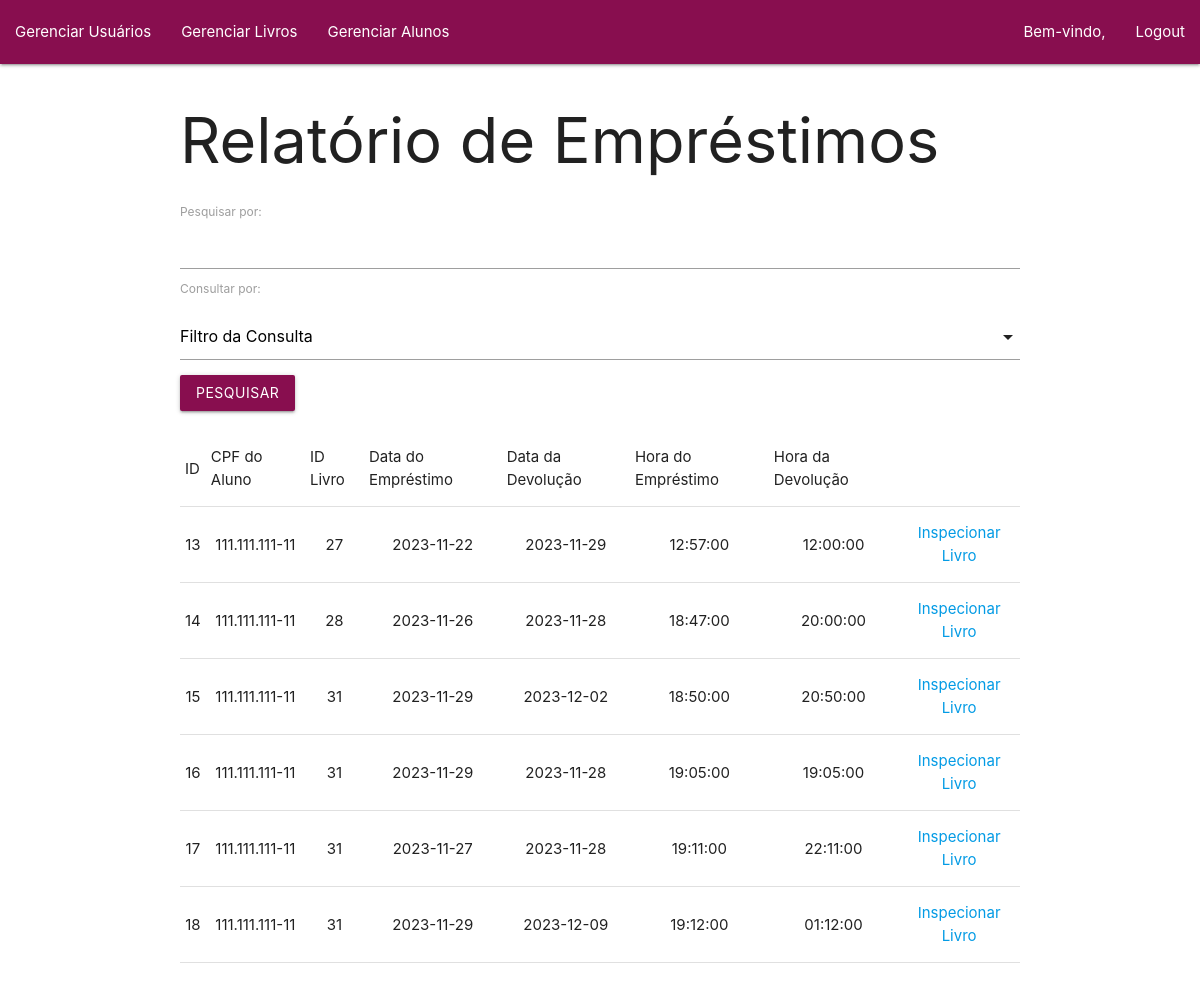
The page /admin/emprestimo_read.php on the database as committed earlier.
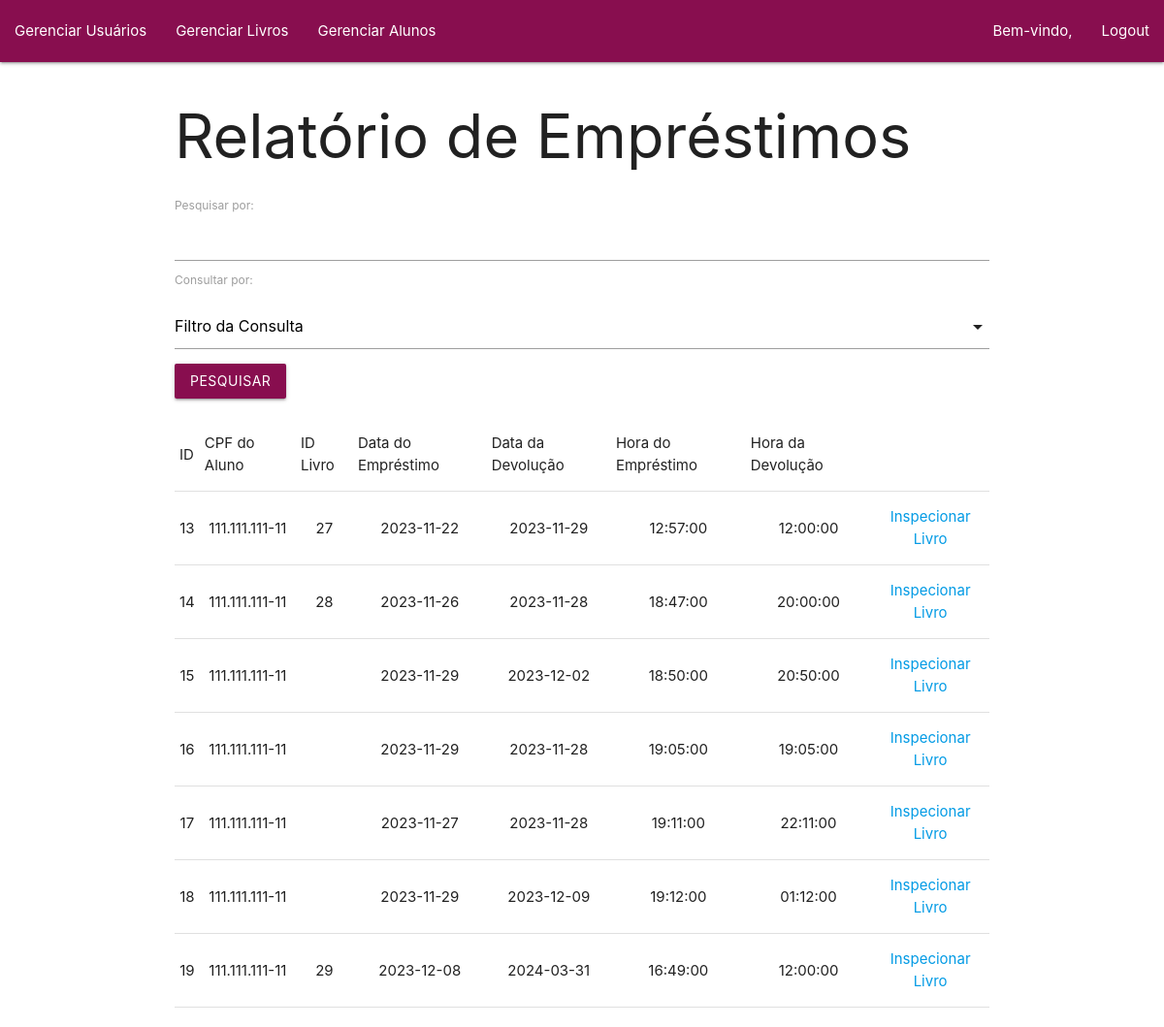
The same page on the database as committed later.
### tables this page shows
CREATE TABLE IF NOT EXISTS `emprestimo` (
  `id_emprestimo` int(11) NOT NULL AUTO_INCREMENT,
  `id_cpf_aluno` varchar(20) DEFAULT NULL,
  `id_livro` int(11) DEFAULT NULL,
  `data_emprestimo` date DEFAULT NULL,
  `data_retorno` date DEFAULT NULL,
  `hora_emprestimo` time DEFAULT NULL,
  `hora_retorno` time DEFAULT NULL,
  `comentarios` varchar(400) DEFAULT NULL,
  `status_emprestimo` varchar(50) NOT NULL,
  PRIMARY KEY (`id_emprestimo`),
  KEY `FK_emprestimo_aluno` (`id_cpf_aluno`),
  KEY `FK_emprestimo_livros` (`id_livro`),
  CONSTRAINT `FK_emprestimo_aluno` FOREIGN KEY (`id_cpf_aluno`) REFERENCES `aluno` (`cpf`) ON DELETE SET NULL ON UPDATE CASCADE,
  CONSTRAINT `FK_emprestimo_livros` FOREIGN KEY (`id_livro`) REFERENCES `livros` (`id_livro`) ON DELETE SET NULL ON UPDATE CASCADE
);

### admin/emprestimo_read.php (the view, shortened to what this page needs)
<!DOCTYPE html>
<html lang="en">
<head>
    <link type="text/css" rel="stylesheet" href="../materialize/css/materialize.min.css"  media="screen,projection"/>
</head>
<body>
    <?php include 'navbar.php' ?>
    <div class="container">
        <h1>Relatório de Empréstimos</h1>
        <form method="post">
            <label for="search">Pesquisar por:</label>
            <input type="text" id="search" name="pesquisa" autocomplete="off">
            <label for="consultaPor">Consultar por: </label>
            <div class="input-field col s12">
            </div>
            <div class="row">
                <button class="btn pink darken-4" type="submit" name="submit">Pesquisar</button>
            </div>
        </form>
        <div class="row">
            <table class="stripped centered">
                <thead>
                    <tr>
                        <td>ID</td>
                        <td>CPF do Aluno</td>
                        <td>ID Livro</td>
                        <td>Data do Empréstimo</td>
                        <td>Data da Devolução</td>
                        <td>Hora do Empréstimo</td>
                        <td>Hora da Devolução</td>
                    </tr>
                </thead>
                <tbody>
                    <?php
                        include 'connect.php';
                        include 'classes.php';
                        if(!isset($_POST['submit']))
                        {
                            $query = "SELECT * FROM emprestimo";
                            $stmt = $mysqli->prepare($query);
                            $stmt->execute();
                            $result = $stmt->get_result();
                            $rows = $result->fetch_all(MYSQLI_NUM);
                        }
                        foreach($rows as $row)
                        {
                            echo "<tr>";
                            foreach($row as $columnIndex=>$entry)
                            {
                                if($columnIndex == 7 || $columnIndex == 8)
                                {
                                    continue;
                                }
                                echo "<td>$entry</td>";
                            }
                            echo "<td><a href='./livros_insp.php?id=$row[2]'>Inspecionar Livro</a></td>";
                            echo "</tr>";
                        }
                    ?>
                </tbody>
            </table>
        </div>
    </div>
</body>
</html>

Rows that differ between the two databases and show on the page:
added emprestimo: id_emprestimo "19", id_cpf_aluno "111.111.111-11", id_livro "29", data_emprestimo "2023-12-08", data_retorno "2024-03-31", hora_emprestimo "16:49:00", hora_retorno "12:00:00"
Other text that changed with them:
list line gone: "31"
